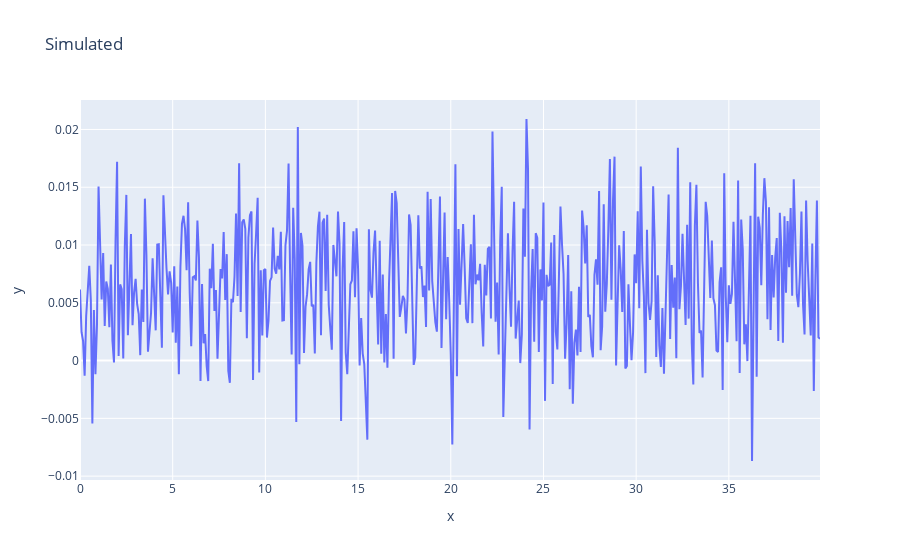

Here is the notebook cell this chart was saved with:
### Markdown cell above
# get the mean from the accumulated results

### Code cell
the_mean = np.array(sim_all).mean(axis=0)
rets_mean = np.array(sim_ret_all).mean(axis=0)
# plot the mean
# fig.add_scatter(x=np.arange(0, years, 1/12), y=the_mean, mode='lines', line=dict(color='red', width=2))

f1 = px.line(x=np.arange(0, years, 1/12), y=rets_mean, title="Simulated")
f1.show()

### Figure 1 — Plotly figure (JSON) as saved in the notebook; plotly's stock layout.template omitted (floating-point values rounded to 4 significant figures; data arrays with more than 128 entries replaced by an {"elided": "..."} marker saying what was removed)
{"data": [{"hovertemplate": "x=%{x}<br>y=%{y}<extra></extra>", "legendgroup": "", "line": {"color": "#636efa", "dash": "solid"}, "marker": {"symbol": "circle"}, "mode": "lines", "name": "", "orientation": "v", "showlegend": false, "type": "scatter", "x": {"elided": "480 float values"}, "xaxis": "x", "y": {"elided": "480 float values"}, "yaxis": "y"}], "layout": {"legend": {"tracegroupgap": 0}, "title": {"text": "Simulated"}, "xaxis": {"anchor": "y", "domain": [0, 1], "title": {"text": "x"}}, "yaxis": {"anchor": "x", "domain": [0, 1], "title": {"text": "y"}}}}
